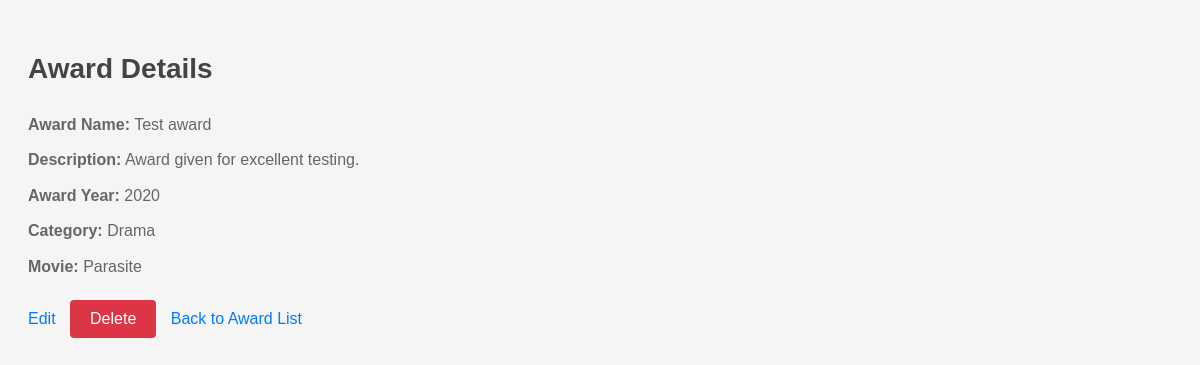
The app's page /website/award_details/1/ with its own data.
### website/models.py (models this page shows, shortened)
class Award(models.Model):
    award_name = models.CharField(max_length=50, default="")
    description = models.TextField()
    award_year = models.PositiveIntegerField()
    category = models.CharField(max_length=255, default="")
    show = models.ForeignKey(Show, on_delete=models.CASCADE, related_name='awards', null=True, blank=True)
    actor = models.ForeignKey(Actor, on_delete=models.CASCADE, related_name='awards', null=True, blank=True)

class Show(models.Model):
    title = models.CharField(max_length=100)
    description = models.TextField()
    director = models.CharField(max_length=100, blank=True, null=True)
    release_year = models.PositiveIntegerField()
    rating = models.CharField(max_length=10, blank=True, null=True)
    image = models.ImageField(upload_to='show_images/', null=True, blank=True)

### website/views.py (the view)
# urls.py: path('award_details/<int:award_id>/', views.AwardDetails.as_view(), name='award-detail'),
class AwardDetails(View):
    def get(self, request, award_id):
        award=Award.objects.get(pk=award_id)
        fields=award._meta.get_fields()
        return render(request=request,
                      template_name='website/award_details.html',
                      context={'award':award,'fields':fields})

### website/templates/website/award_details.html (shortened to what this page needs)
<!DOCTYPE html>
<html lang="en">
<head>
</head>
<body>
    <h1>Award Details</h1>
    <ul>
        <li><strong>Award Name:</strong> {{ award.award_name }}</li>
        <li><strong>Description:</strong> {{ award.description }}</li>
        <li><strong>Award Year:</strong> {{ award.award_year }}</li>
        <li><strong>Category:</strong> {{ award.category }}</li>
        <li><strong>Movie:</strong> {{ award.show.title }}</li>
    </ul>
    <a href="{% url 'award-edit' award.id %}">Edit</a>
    <form method="post" style="display: inline;">
        <button type="submit" onclick="return confirm('Are you sure you want to delete this award?')">Delete</button>
    </form>
    <a href="{% url 'award-list' %}">Back to Award List</a>
    </body>
    </html>

### website/templates/website/award_details.html (style rules this page uses)
body { font-family: Arial, sans-serif; color: #333; line-height: 1.6; padding: 20px; background-color: #f5f5f5; }
h1 { font-size: 28px; margin-bottom: 20px; color: #444; }
ul { list-style-type: none; padding: 0; }
li { margin-bottom: 10px; color: #666; }
a { color: #007bff; text-decoration: none; margin-top: 10px; display: inline-block; margin-right: 10px; }
form { display: inline; margin-right: 10px; }
button[type="submit"] { background-color: #dc3545; color: #fff; border: none; padding: 10px 20px; cursor: pointer; border-radius: 4px; font-size: 16px; }

### records on screen
Award: award_name "Test award", description "Award given for excellent testing.", award_year "2020", category "Drama", show "Parasite"
